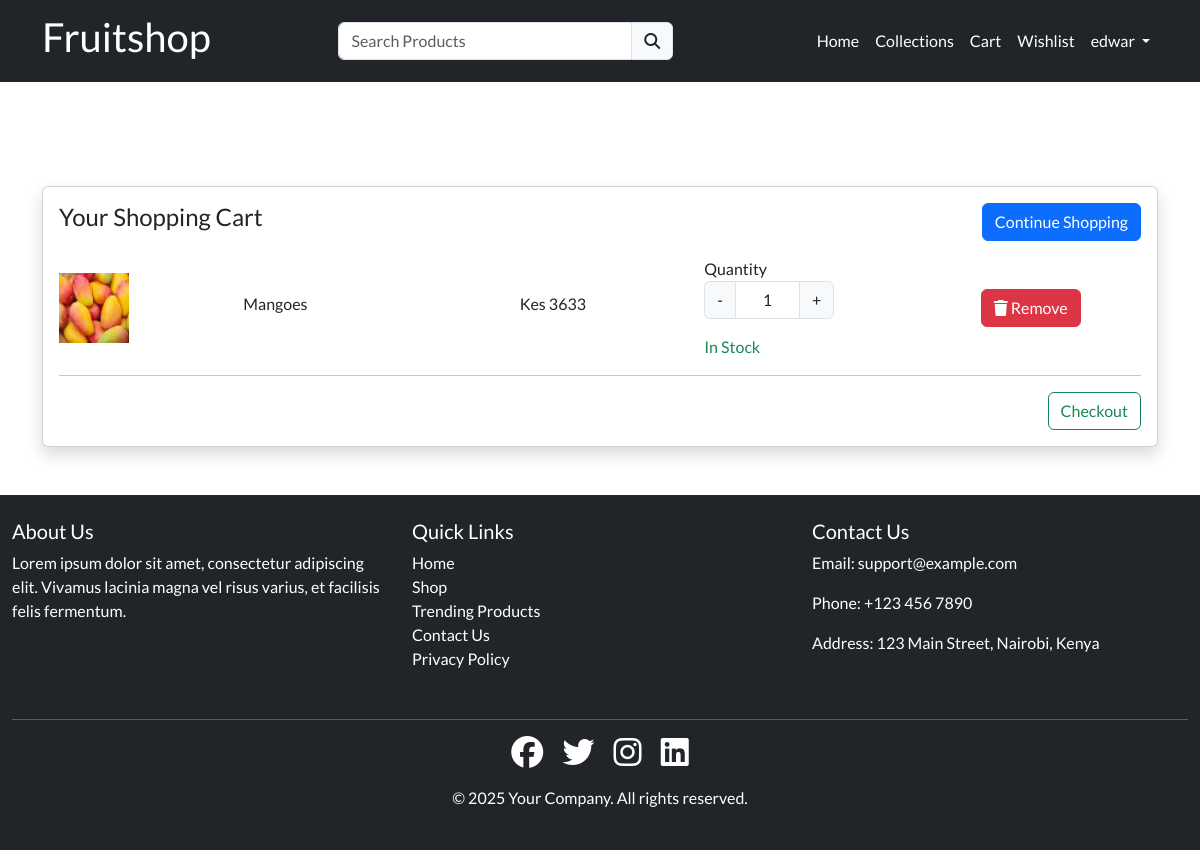
Before: /cart (signed in) with the older database file.
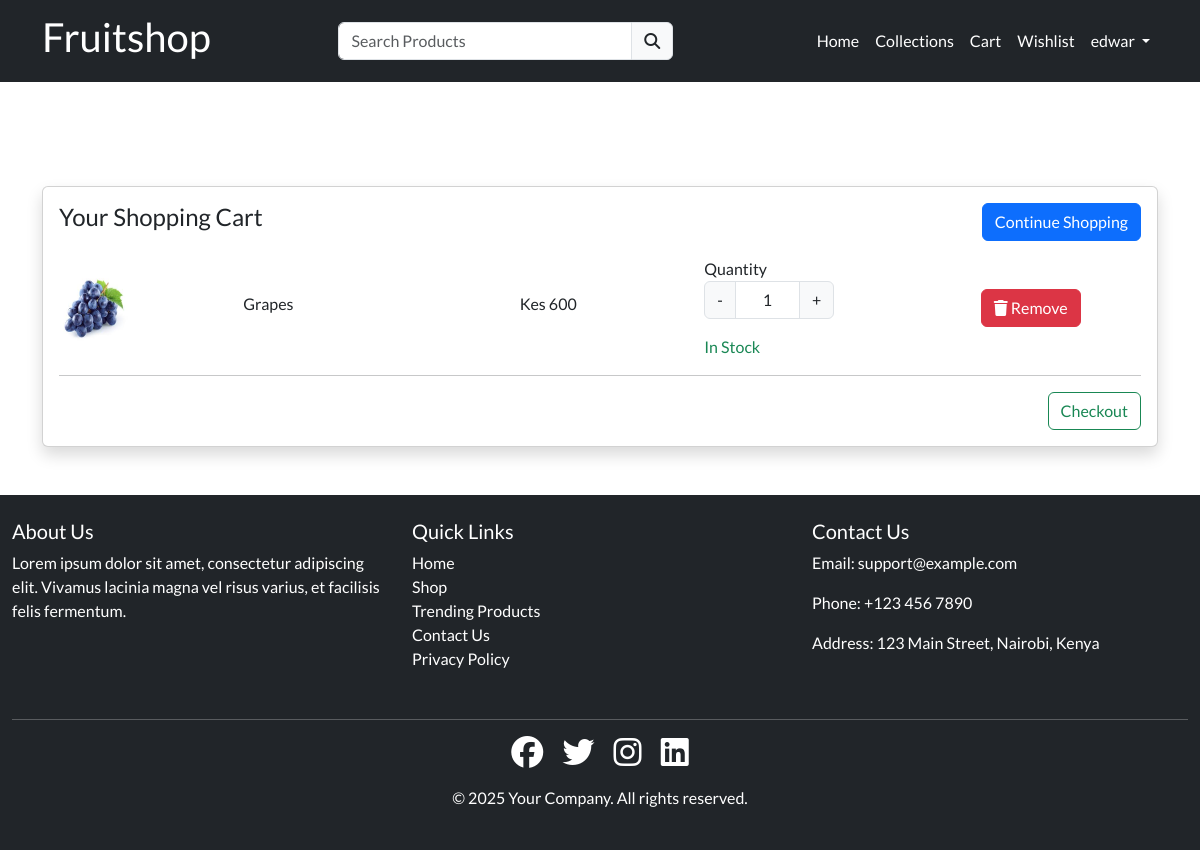
After: the same page with the newer database file.
### store/models.py (models this page shows, shortened)
class Cart(models.Model):
    user = models.ForeignKey(User, on_delete=models.CASCADE)
    product= models.ForeignKey(Product, on_delete=models.CASCADE)
    product_qty = models.IntegerField(null=False, blank=False)
    created_at = models.DateTimeField(auto_now_add=True)

class Product(models.Model):
    category = models.ForeignKey(Category, on_delete=models.CASCADE)
    slug = models.CharField(max_length=150, null=False, blank=False)
    name = models.CharField(max_length=150, null=False, blank=False)
    product_image = models.ImageField(upload_to=get_file_path, null=True, blank= True  )
    small_description = models.CharField(max_length=150, null=False, blank=False)
    quantity = models.IntegerField(null=False,blank=False)
    description = models.TextField(max_length=500, null=False, blank=False)
    original_price= models.FloatField(null=False, blank=False)
    selling_price= models.FloatField(null=False, blank=False)
    status = models.BooleanField(default=False, help_text="0=default, 1=hidden")
    trending = models.BooleanField(default=False, help_text="0=default, 1=trending")
    tag=models.CharField(max_length=150, null=False, blank=False)
    meta_title = models.CharField(max_length=150, null=False, blank=False)
    meta_keyword = models.CharField(max_length=150, null=False, blank=False)
    meta_description = models.TextField(max_length=500, null=False, blank=False)
    created_at = models.DateTimeField(auto_now=True)

### store/controller/cart.py (the view)
# urls.py: path('cart', cart.viewcart, name='cart'),
@login_required(login_url='loginpage')
def viewcart(request):
    cart = Cart.objects.filter(user=request.user)
    context = {'cart': cart}
    return render(request, "store/cart.html", context)

### store/templates/store/cart.html (shortened to what this page needs)
{% extends "store/layouts/main.html" %}
{% block content %}
<div class="py-3 bg-bg-secondary">
    <div class="container">
        <a class="text-white" href="{% url 'home' %}">Home /</a>
        <a class="text-white" href="{% url 'cart' %}">Cart</a>
    </div>
</div>
<div class="py-5">
    <div class="container">
        <div class="row">
            <div class="col-md-12">
                <div class="card shadow">
                    <div class="card-body cartdata">
                        {% if cart %}
                            <div class="row mb-3">
                                <div class="col-md-8">
                                    <h4>Your Shopping Cart</h4>
                                </div>
                                <div class="col-md-4 text-end">
                                    <a href="{% url 'collections' %}" class="btn btn-primary">Continue Shopping</a>
                                </div>
                            </div>
                            {% for item in cart %}
                                <div class="row product_data mb-3">
                                    <div class="col-md-2 my-auto">
                                        <img src="{{ item.product.product_image.url }}" height="70px" width="70px" alt="{{ item.product.name }}">
                                    </div>
                                    <div class="col-md-3 my-auto">
                                        <h6>{{ item.product.name }}</h6>
                                    </div>
                                    <div class="col-md-2 my-auto">
                                        <h6>Kes {{ item.product.selling_price | stringformat:'d' }}</h6>
                                    </div>
                                    <div class="col-md-3 my-auto">
                                        {% if item.product.quantity >= item.product_qty %}
                                            <label for="Quantity">Quantity</label>
                                            <div class="input-group text-center mb-3" style="width:130px;">
                                                <button class="input-group-text changeQuantity decrement-btn">-</button>
                                                <input type="text" name="quantity" class="form-control qty-input text-center" value="{{ item.product_qty }}">
                                                <button class="input-group-text changeQuantity increment-btn">+</button>
                                            </div>
                                            <span class="text-success">In Stock</span>
                                        {% else %}
                                            <h6 class="text-danger">Out of Stock</h6>
                                        {% endif %}
                                    </div>
                                    <div class="col-md-2 my-auto">
                                        <button class="btn btn-danger delete-cart-item">
                                            <i class="fa fa-trash"></i> Remove
                                        </button>
                                    </div>
                                </div>
                                <hr>
                            {% endfor %}
                            <a href="{% url 'checkout'%}" class="btn btn-outline-success float-end">Checkout</a>
                        {% else %}
                            <div class="text-center py-5">
                                <h4>Your cart is empty</h4>
                                <p>Looks like you haven't added anything to your cart yet</p>
                                <a href="{% url 'collections' %}" class="btn btn-primary">Shop Now</a>
                            </div>
                        {% endif %}
                    </div>
                </div>
            </div>
        </div>
    </div>
</div>
{% endblock content %}

Changed rows visible on the page:
removed Cart: product.product_image (picture), product.name "Mangoes", product.selling_price "3633", quantity "1"
added Cart: product.product_image (picture), product.name "Grapes", product.selling_price "600", quantity "1"
